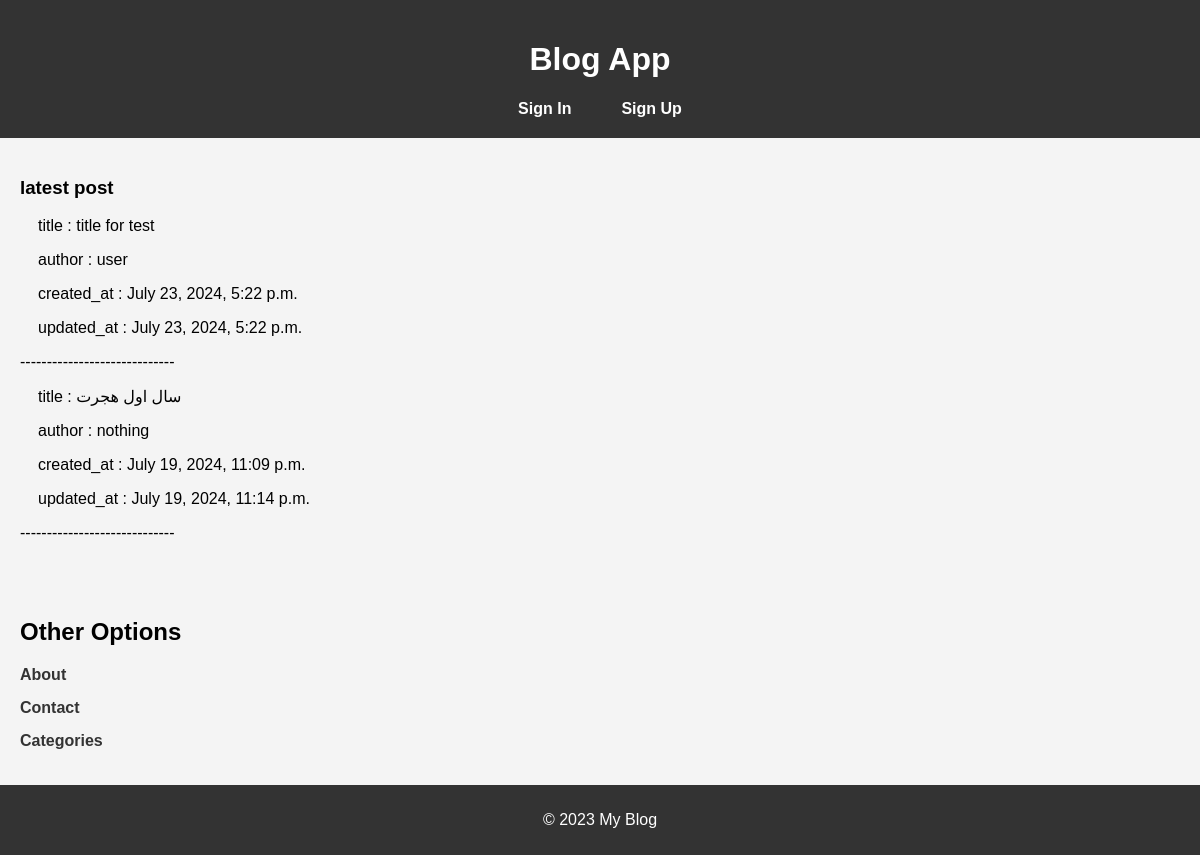
The app's page /mainpage/, older data.
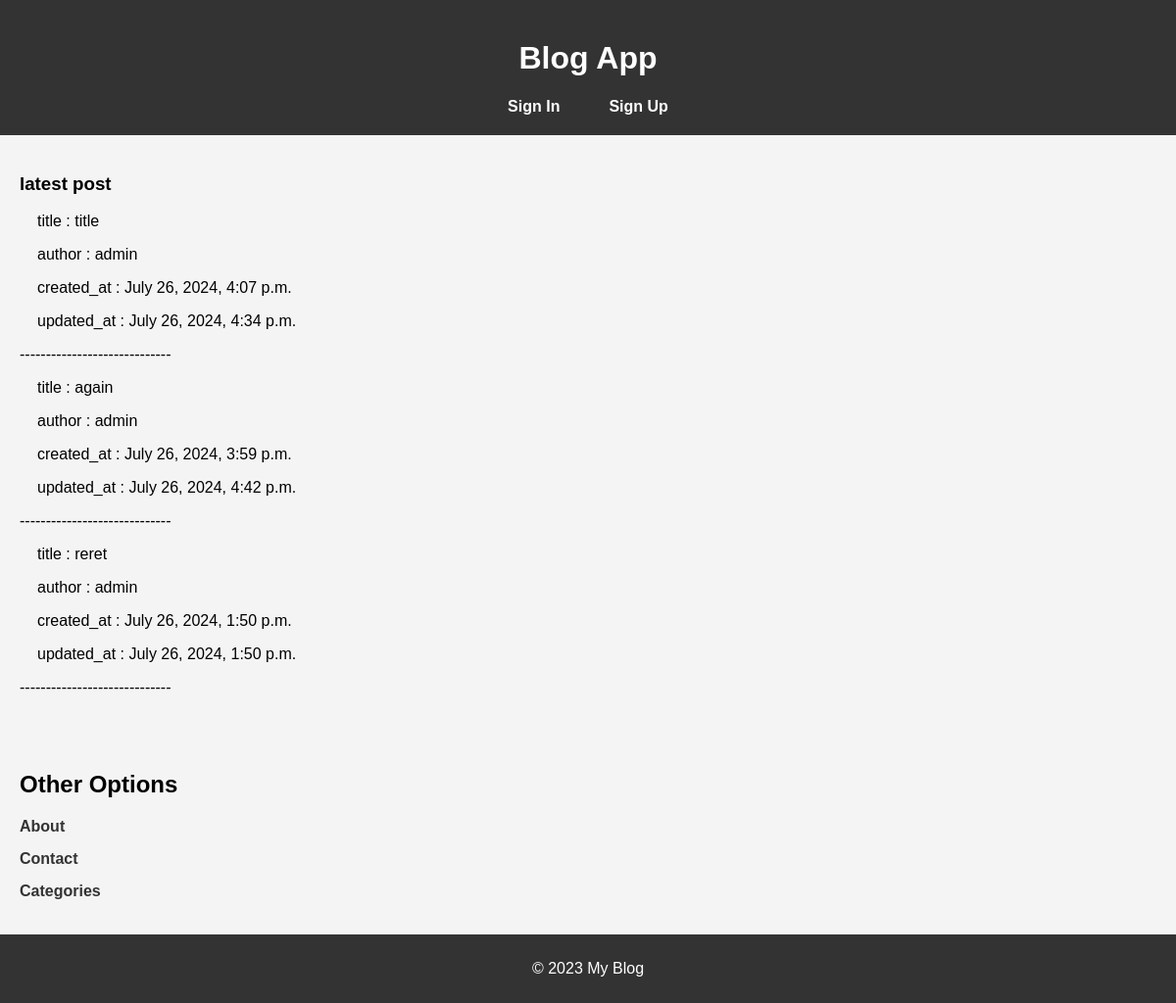
The same page, newer data.
### blogapp/models.py (models this page shows, shortened)
class BlogPost(models.Model):
    title = models.CharField(max_length=100)
    author = models.ForeignKey(
        CustomUsers, max_length=100, on_delete=models.CASCADE
    )
    created_at = models.DateTimeField(auto_now_add=True)
    updated_at = models.DateTimeField(auto_now=True)
    text = models.TextField()
    cate_gory = models.ForeignKey(
        Categories, on_delete=models.CASCADE,
        help_text="must be selected from existing options",
        default=None,
        null=True
    )
    images = models.ImageField( null=True, blank=True)
    class Meta:
        ordering = ['-created_at',]

### users/models.py (models this page shows)
class CustomUsers(AbstractBaseUser, PermissionsMixin):
    profile_pic = models.ImageField(upload_to='users/images') #for profile
    username_validator = UnicodeUsernameValidator()
    username = models.CharField(
        unique=True,
        validators=[username_validator,],
        max_length=59
    )
    email = models.EmailField(max_length=180)
    first_name = models.CharField(max_length=59, blank=True)
    last_name = models.CharField(max_length=59, blank=True)
    choices = (
        ('Male', 'male'),
        ('Female', 'female')
    )
    gender = models.CharField(max_length=10, choices=choices)
    is_staff = models.BooleanField(default=False)
    is_active = models.BooleanField(default=True)
    date_joined = models.DateTimeField(auto_now_add=True)
    objects = CustomUserManager()
    USERNAME_FIELD = 'username'
    REQUIRED_FIELDS = ['email']
    def __str__(self):
        return self.username

### blogapp/views.py (the view)
# urls.py: path('mainpage/', mainpage, name="mainpage"),
def mainpage(request):
    latest = BlogPost.objects.all()[:3]
    return render(request, 'blogapp/mainpage.html', {'latest':latest})

### templates/blogapp/mainpage.html (shortened to what this page needs)
{% load static %}
<!DOCTYPE html>
<html lang="en">
<head>
    <link rel="stylesheet" href="{% static  'blogapp/css/mainpage.css' %}">
</head>
<body>
    <header>
        <h1>Blog App</h1>
        <nav>
            <ul>
                <li><a href="{% url 'users:login' %}">Sign In</a></li>
                <li><a href="{% url 'users:signup' %}">Sign Up</a></li>
            </ul>
        </nav>
    </header>
    <main>
        <section class="latest-posts">
            <h3>latest post</h3>
            {% if latest %}
                {% for post in latest %}
                    <div class="latest" style="margin: 12px 18px;">
                        <p>title : {{post.title}} </p>
                        <p>author : {{post.author}} </p>
                        <p>created_at : {{post.created_at}} </p>
                        <p>updated_at : {{post.updated_at}} </p>
                    </div>
                    <p>-----------------------------</p>
                {% endfor %}
            {% else %}
                <p>no post available!</p>
            {% endif %}
        </section>
        <section class="other-options">
            <h2>Other Options</h2>
            <ul>
                <li><a href="#">About</a></li>
                <li><a href="#">Contact</a></li>
                <li><a href="#">Categories</a></li>
            </ul>
        </section>
    </main>
    <footer>
        <p>&copy; 2023 My Blog</p>
    </footer>
</body>
</html>

### static/blogapp/css/mainpage.css (style rules this page uses)
body { font-family: sans-serif; margin: 0; padding: 0; background-color: #f4f4f4; }
header { background-color: #333; color: #fff; padding: 20px 0; text-align: center; }
nav ul { list-style: none; margin: 0; padding: 0; display: flex; justify-content: center; }
nav ul li { margin: 0 10px; }
nav ul li a { color: #fff; text-decoration: none; font-weight: bold; padding: 10px 15px; border-radius: 5px; transition: background-color 0.3s ease; }
.latest-posts, .other-options { padding: 20px; }
.latest-posts h2, .other-options h2 { margin-bottom: 20px; }
.latest-posts ul, .other-options ul { list-style: none; margin: 0; padding: 0; }
.latest-posts ul li, .other-options ul li { margin-bottom: 15px; }
.latest-posts ul li a, .other-options ul li a { color: #333; text-decoration: none; font-weight: bold; }
footer { background-color: #333; color: #fff; text-align: center; padding: 10px 0; }
.latest { margin: 12px 18px; }

Row changes from the older to the newer data that the page shows:
removed BlogPost: title "title for test", author "user", created_at "July 23, 2024, 5:22 p.m.", updated_at "July 23, 2024, 5:22 p.m."
removed BlogPost: title "سال اول هجرت", author "nothing", created_at "July 19, 2024, 11:09 p.m.", updated_at "July 19, 2024, 11:14 p.m."
added BlogPost: title "title", author "admin", created_at "July 26, 2024, 4:07 p.m.", updated_at "July 26, 2024, 4:34 p.m."
added BlogPost: title "again", author "admin", created_at "July 26, 2024, 3:59 p.m.", updated_at "July 26, 2024, 4:42 p.m."
added BlogPost: title "reret", author "admin", created_at "July 26, 2024, 1:50 p.m.", updated_at "July 26, 2024, 1:50 p.m."
